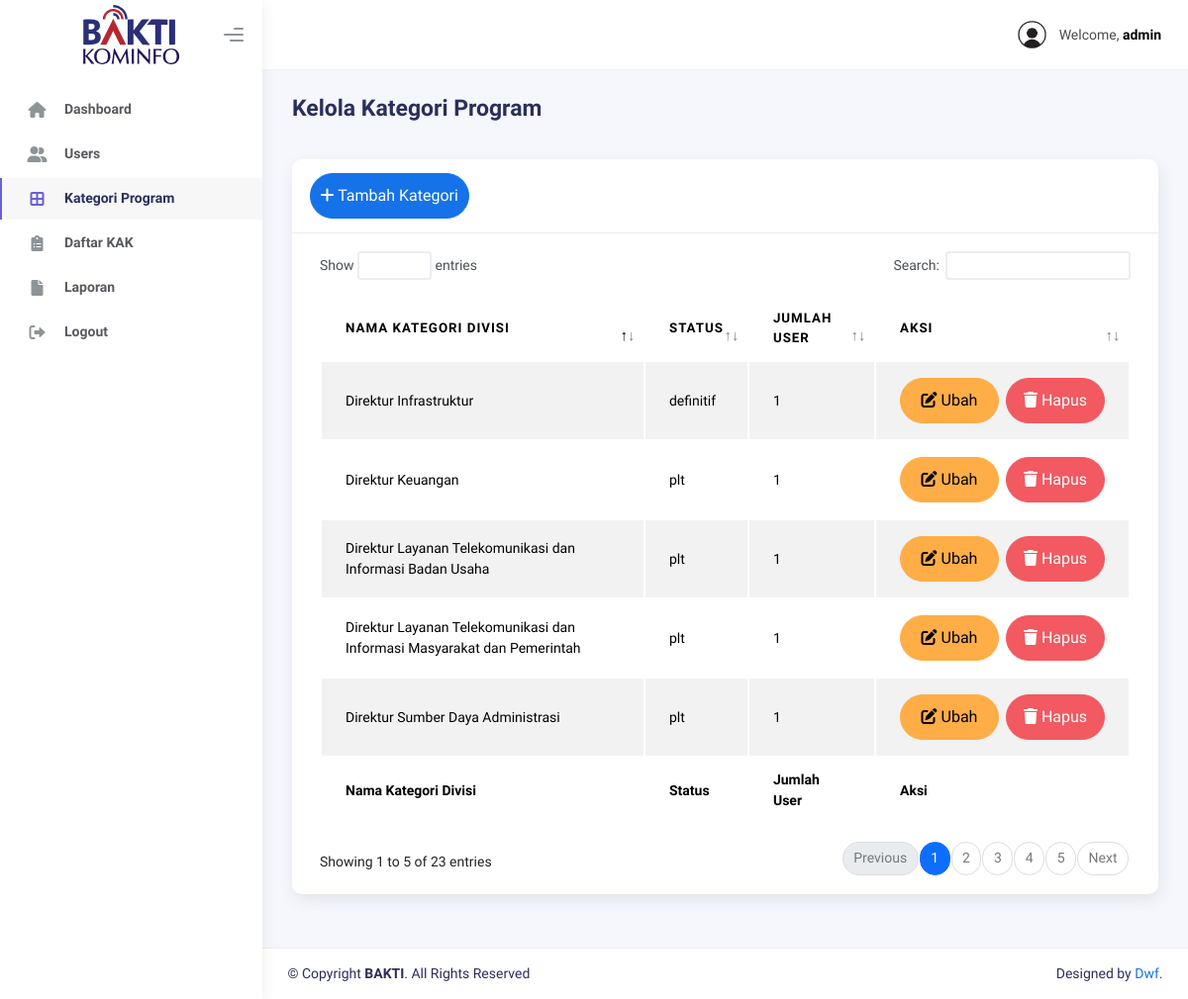
The page /views/admin/kategori.php (signed in) on the database its author committed.
### tables this page shows
CREATE TABLE `kategori_program` (
  `kategori_id` int(11) NOT NULL,
  `nama_divisi` char(100) NOT NULL,
  `status` enum('plt','definitif') NOT NULL
);

### controllers/UserController.php (called while the page is built, shortened)
<?php
$username = isset($_SESSION['username']) ? htmlspecialchars($_SESSION['username']) : 'Guest';

### views/admin/kategori.php (the view, shortened to what this page needs)
<?php
require '../../controllers/UserController.php';
require '../../models/CategoryModel.php';
?>
<!DOCTYPE html>
<html lang="en">
<head>
  <link rel="stylesheet" href="https://cdn.jsdelivr.net/npm/sweetalert2@11/dist/sweetalert2.min.css">
  <link rel="stylesheet" href="https://cdnjs.cloudflare.com/ajax/libs/font-awesome/6.0.0/css/all.min.css">
  <link rel="stylesheet" href="../../assets/css/bootstrap.min.css" />
  <link rel="stylesheet" href="../../assets/css/plugins.min.css" />
  <link rel="stylesheet" href="../../assets/css/kaiadmin.min.css" />
  <link rel="stylesheet" href="../../assets/css/demo.css" />
</head>
<body>
  <div class="wrapper">
    <div class="sidebar" data-background-color="light">
      <div class="sidebar-logo">
        <div class="logo-header" style="justify-content: center">
          <a href="index.html" class="logo">
            <img
              src="../../assets/img/kaiadmin/logo_bakti_light.svg"
              alt="navbar brand"
              class="navbar-brand"
              height="60" />
          </a>
          <div class="nav-toggle">
            <button class="btn btn-toggle toggle-sidebar">
              <i class="gg-menu-right"></i>
            </button>
          </div>
        </div>
      </div>
      <div class="sidebar-wrapper scrollbar scrollbar-inner">
        <div class="sidebar-content">
          <ul class="nav nav-secondary">
            <li class="nav-item">
              <a
                href="index.php">
                <i class="fas fa-home"></i>
                <p>Dashboard</p>
              </a>
            </li>
            <li class="nav-item">
              <a href="users.php">
                <i class="fas fa-user-group"></i>
                <p>Users</p>
              </a>
            </li>
            <li class="nav-item active">
              <a href="kategori.php">
                <i class="fas fa-border-all"></i>
                <p>Kategori Program</p>
              </a>
            </li>
            <li class="nav-item">
              <a href="daftar.php">
                <i class="fa-sharp fa-solid fa-clipboard-list"></i>
                <p>Daftar KAK</p>
              </a>
            </li>
            <li class="nav-item">
              <a href="laporan.php">
                <i class="fas fa-file"></i>
                <p>Laporan</p>
              </a>
            </li>
            <li class="nav-item">
              <a href="#" onclick="logoutConfirm(event)">
                <i class="fas fa-right-from-bracket"></i>
                <p>Logout</p>
              </a>
            </li>
          </ul>
        </div>
      </div>
    </div>
    <div class="main-panel">
      <div class="main-header">
        <nav
          class="navbar navbar-header navbar-header-transparent navbar-expand-lg border-bottom">
          <div class="container-fluid">
            <ul class="navbar-nav topbar-nav ms-md-auto align-items-center">
              <li class="nav-item topbar-user dropdown hidden-caret">
                <a
                  class="dropdown-toggle profile-pic"
                  data-bs-toggle="dropdown"
                  href="#"
                  aria-expanded="false">
                  <div class="avatar-sm">
                    <img
                      src="../../assets/img/user.png"
                      alt="..."
                      class="avatar-img rounded-circle" />
                  </div>
                  <span class="profile-username">
                    <span class="op-7">Welcome,</span>
                    <span class="fw-bold"><?= $username ?></span>
                  </span>
                </a>
              </li>
            </ul>
          </div>
        </nav>
      </div>
      <div class="container">
        <div class="page-inner">
          <div class="page-header">
            <h3 class="fw-bold mb-3">Kelola Kategori Program</h3>
          </div>
          <div class="row">
            <div class="col-md-12">
              <div class="card">
                <div class="card-header">
                  <div class="d-flex align-items-center">
                    <button
                      class="btn btn-primary btn-round me-4"
                      data-bs-toggle="modal"
                      data-bs-target="#addRowModal">
                      <i class="fa fa-plus"></i>
                      Tambah Kategori
                    </button>
                  </div>
                </div>
                <div class="card-body">
                  <?php
                  function fetchCategories($koneksi)
                  {
                    $sql = "SELECT kp.kategori_id, kp.nama_divisi, kp.status, COUNT(u.user_id) AS jumlah_user
            FROM kategori_program kp
            LEFT JOIN user u ON kp.kategori_id = u.kategori_id
            GROUP BY kp.kategori_id";
                    $result = $koneksi->query($sql);
                    if ($result->num_rows > 0) {
                      while ($row = $result->fetch_assoc()) {
                        echo "<tr>
                    <td>" . htmlspecialchars($row['nama_divisi']) . "</td>
                    <td>" . htmlspecialchars($row['status']) . "</td>
                    <td>" . htmlspecialchars($row['jumlah_user']) . "</td>
                    <td>
                        <div class='form-button-action'>
                            <button class='btn btn-warning me-2 btn-round' style='width: 100px;'
                                    data-bs-toggle='modal' data-bs-target='#editRowModal'
                                    onclick='populateEditModal(" . json_encode($row) . ")'>
                                <i class='fa fa-edit'></i> Ubah
                            </button>
                            <button class='btn btn-danger btn-round' style='width: 100px;'
                                    onclick='confirmDeleteKategori(" . $row['kategori_id'] . ")'>
                                <i class='fa fa-trash'></i> Hapus
                              </button>
                        </div>
                    </td>
                </tr>";
                      }
                    } else {
                      echo "<tr><td colspan='4'>No categories found</td></tr>";
                    }
                  }
                  ?>
                  <div class="table-responsive">
                    <table id="add-row" class="display table table-striped table-hover">
                      <thead>
                        <tr>
                          <th>Nama Kategori Divisi</th>
                          <th>Status</th>
                          <th>Jumlah User</th>
                          <th style="width: 10%">Aksi</th>
                        </tr>
                      </thead>
                      <tfoot>
                        <tr>
                          <th>Nama Kategori Divisi</th>
                          <th>Status</th>
                          <th>Jumlah User</th>
                          <th>Aksi</th>
                        </tr>
                      </tfoot>
                      <tbody>
                        <?php fetchCategories($koneksi); ?>
                      </tbody>
                    </table>
                  </div>
                </div>
              </div>
            </div>
          </div>
        </div>
      </div>
      <footer class="footer">
        <div class="container-fluid d-flex justify-content-between">
          <div class="copyright">
            © Copyright <strong>BAKTI</strong>. All Rights Reserved
          </div>
          <div>
            Designed by
            <a target="_blank" href="">Dwf</a>.
          </div>
        </div>
      </footer>
    </div>
  </div>
</body>
</html>

### views/admin/kategori.php (style rules this page uses)
.btn { padding: 10px; font-size: 16px; border-radius: 5px; display: inline-block; text-align: center; }

### rows shown on the page
kategori_program: nama_divisi "Direktur Sumber Daya Administrasi", status "plt", jumlah_user "1"
kategori_program: nama_divisi "Direktur Keuangan", status "plt", jumlah_user "1"
kategori_program: nama_divisi "Direktur Infrastruktur", status "definitif", jumlah_user "1"
kategori_program: nama_divisi "Direktur Layanan Telekomunikasi dan Informasi Masyarakat dan Pemerintah", status "plt", jumlah_user "1"
kategori_program: nama_divisi "Direktur Layanan Telekomunikasi dan Informasi Badan Usaha", status "plt", jumlah_user "1"

### other values the page prints
$username "admin"
